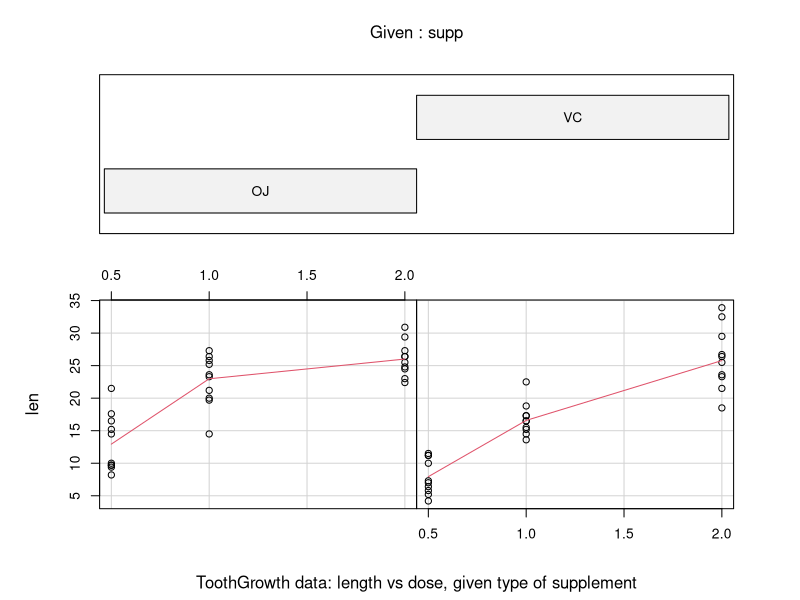
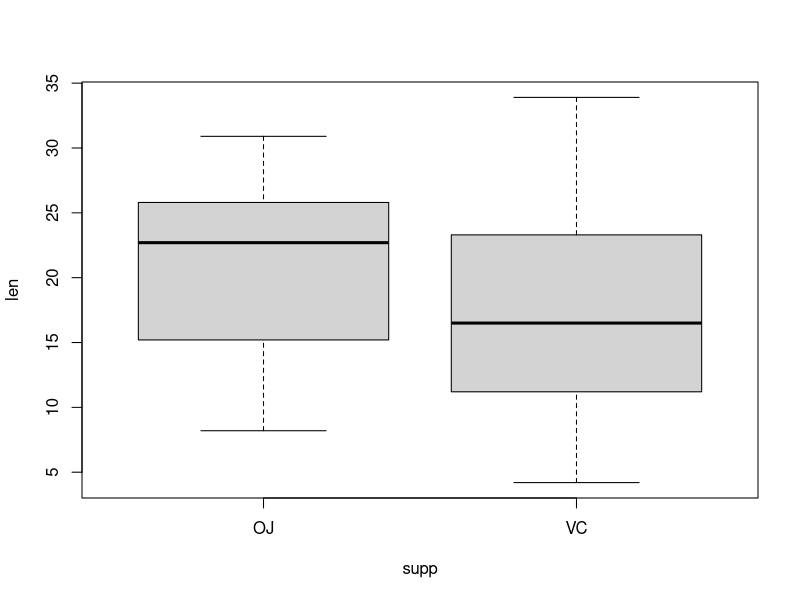
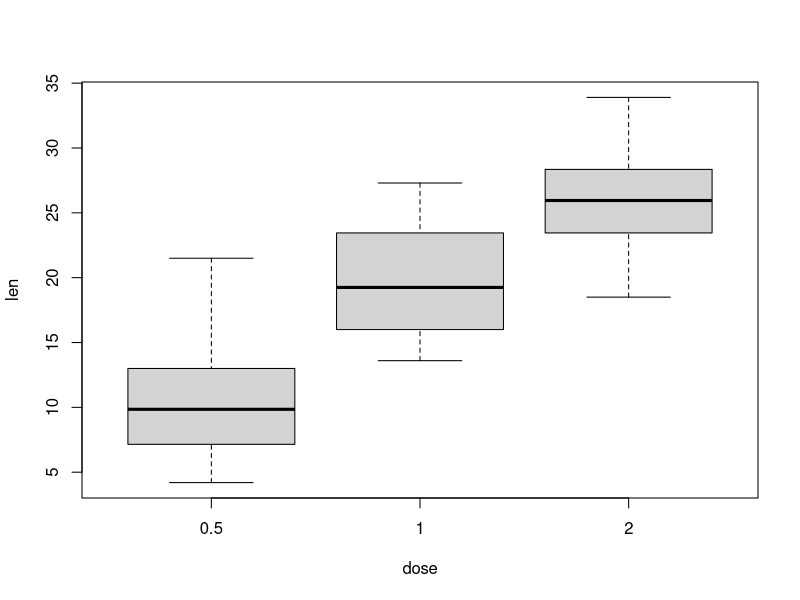

Recreate these plots in R, in order. (Note: this script raises an error after producing the figures.)
## ---- chunk 1
library(graphics)
library(datasets)
## ---- chunk 2
require(graphics)
coplot(len ~ dose | supp, data = ToothGrowth, panel = panel.smooth,
       xlab = "ToothGrowth data: length vs dose, given type of supplement")
##Box len ~ supp
boxplot(len ~ supp, ToothGrowth)

##Box len ~ dose
boxplot(len ~ dose, ToothGrowth)
## ---- chunk 3
print(ToothGrowth)

summary(ToothGrowth)

#Different doses
unique(ToothGrowth$dose)
## ---- chunk 4
t.test(len ~ supp, ToothGrowth, paired = FALSE, var.equal = FALSE, conf.level = 0.95)

t.test(len ~ supp, ToothGrowth[ToothGrowth$dose == 0.5, ], paired = FALSE, var.equal = FALSE, conf.level = 0.95)

t.test(len ~ supp, ToothGrowth[ToothGrowth$dose == 1, ],paired = FALSE, var.equal = FALSE, conf.level = 0.95)

t.test(len ~ supp, ToothGrowth[ToothGrowth$dose == 2, ],paired = FALSE, var.equal = FALSE, conf.level = 0.95)

t.test(len ~ dose, ToothGrowth[ToothGrowth$dose != 2, ], paired = FALSE, var.equal = FALSE, conf.level = 0.95)

t.test(len ~ dose, ToothGrowth[ToothGrowth$dose != 1, ], paired = FALSE, var.equal = FALSE, conf.level = 0.95)

t.test(len ~ dose, ToothGrowth[ToothGrowth$dose != 0.5, ], paired = FALSE, var.equal = FALSE, conf.level = 0.95)

